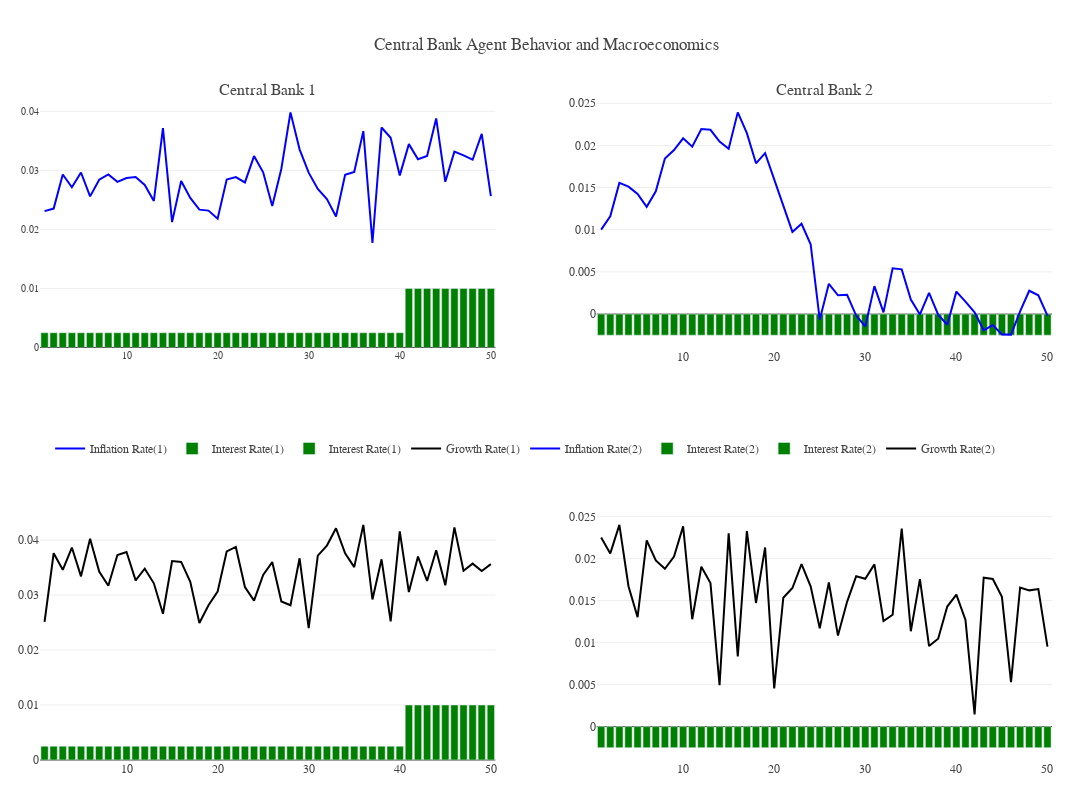

The notebook cell saved with this chart:
### Markdown cell above
### Central Bank Detail

### Code cell
import plotly.graph_objs as go
from plotly.subplots import make_subplots


def plot_central_bank(model_results):

    steps_data = model_results['Step'].values
    interest_rate_1_data, interest_rate_2_data = zip(*model_results['interest_rate'].values)
    inflation_rate_1_data, inflation_rate_2_data = zip(*model_results['inflation_rate'].values)

    growth_rate_1_data, growth_rate_2_data = zip(*model_results['growth_rate'].values)
    target_interest_rate_1_data, target_interest_rate_2_data = zip(*model_results['target_interest_rate'].values)
    target_inflation_rate_1_data, target_inflation_rate_2_data = zip(*model_results['target_inflation_rate'].values)


    fig = make_subplots(rows = 2, cols = 2, subplot_titles=['Central Bank 1', 'Central Bank 2'])
    temp = dict(layout=go.Layout(font=dict(family="Franklin Gothic", size = 12)))

    inflation_rate_1 = go.Scatter(x = steps_data, y = inflation_rate_1_data, name = 'Inflation Rate(1)', mode = 'lines', line = dict(color = 'blue'))
    growth_rate_1 = go.Scatter(x = steps_data, y = growth_rate_1_data, name = 'Growth Rate(1)', mode = 'lines', line = dict(color = 'black'))
    interest_rate_1 = go.Bar(x = steps_data, y = interest_rate_1_data, name = 'Interest Rate(1)', marker = dict(color = 'green'))
    # target_interest_rate_1 = go.Scatter(x = steps_data, y = target_interest_rate_1_data, name = 'target interest rate (1)',  line = dict(color = 'red'))

    inflation_rate_2 = go.Scatter(x = steps_data, y = inflation_rate_2_data, name = 'Inflation Rate(2)', mode = 'lines', line = dict(color = 'blue'))
    growth_rate_2 = go.Scatter(x = steps_data, y = growth_rate_2_data, name = 'Growth Rate(2)', mode = 'lines', line = dict(color = 'black'))
    interest_rate_2 = go.Bar(x = steps_data, y = interest_rate_2_data, name = 'Interest Rate(2)', marker = dict(color = 'green'))
    # target_interest_rate_2 = go.Scatter(x = steps_data, y = target_interest_rate_2_data, name = 'target interest rate (2)',  line = dict(color = 'red'))


    fig.add_trace(inflation_rate_1, row = 1, col = 1)
    fig.add_trace(interest_rate_1, row = 1, col = 1)
    fig.add_trace(interest_rate_1, row = 2, col = 1)
    fig.add_trace(growth_rate_1, row = 2, col = 1)
    # fig.add_trace(target_interest_rate_1, row = 1, col = 1)

    fig.add_trace(inflation_rate_2, row = 1, col = 2)
    fig.add_trace(interest_rate_2, row = 1, col = 2)
    fig.add_trace(interest_rate_2, row = 2, col = 2)
    fig.add_trace(growth_rate_2, row = 2, col = 2)
    # fig.add_trace(target_interest_rate_2, row = 1, col = 2)

    fig.update_layout(title_text = 'Central Bank Agent Behavior and Macroeconomics', showlegend=True)

    fig.update_layout(template = temp,
                      hovermode = 'closest',
                      margin = dict(l = 40, r = 40, t = 100, b = 40),
                      height = 800, 
                      width = 1200, 
                      showlegend = True,
                      xaxis = dict(tickfont=dict(size=10)),  
                      yaxis = dict(side = "left", tickfont = dict(size=10)),
                      xaxis_showgrid = False, 
                      legend = dict(yanchor = "bottom", y = 0.45, xanchor = "left", x = 0.01,  orientation="h"))

    return fig 


plot_central_bank(model_results)

### Figure 1 — Plotly figure (JSON) as saved in the notebook; plotly's stock layout.template omitted (floating-point values rounded to 4 significant figures)
{"data": [{"line": {"color": "blue"}, "mode": "lines", "name": "Inflation Rate(1)", "type": "scatter", "x": [1, 2, 3, 4, 5, 6, 7, 8, 9, 10, 11, 12, 13, 14, 15, 16, 17, 18, 19, 20, 21, 22, 23, 24, 25, 26, 27, 28, 29, 30, 31, 32, 33, 34, 35, 36, 37, 38, 39, 40, 41, 42, 43, 44, 45, 46, 47, 48, 49, 50], "xaxis": "x", "y": [0.0231, 0.02354, 0.02931, 0.02716, 0.02965, 0.02561, 0.02842, 0.02932, 0.02807, 0.02872, 0.02887, 0.02754, 0.02483, 0.03717, 0.02124, 0.0282, 0.02533, 0.02335, 0.02319, 0.02182, 0.02847, 0.02887, 0.02796, 0.03243, 0.02967, 0.02398, 0.03029, 0.03983, 0.03357, 0.02962, 0.02686, 0.02516, 0.0222, 0.02924, 0.02975, 0.03665, 0.01771, 0.03728, 0.03552, 0.02916, 0.03445, 0.03188, 0.03245, 0.0388, 0.02808, 0.03318, 0.03256, 0.03181, 0.03618, 0.02564], "yaxis": "y"}, {"marker": {"color": "green"}, "name": "Interest Rate(1)", "type": "bar", "x": [1, 2, 3, 4, 5, 6, 7, 8, 9, 10, 11, 12, 13, 14, 15, 16, 17, 18, 19, 20, 21, 22, 23, 24, 25, 26, 27, 28, 29, 30, 31, 32, 33, 34, 35, 36, 37, 38, 39, 40, 41, 42, 43, 44, 45, 46, 47, 48, 49, 50], "xaxis": "x", "y": [0.0025, 0.0025, 0.0025, 0.0025, 0.0025, 0.0025, 0.0025, 0.0025, 0.0025, 0.0025, 0.0025, 0.0025, 0.0025, 0.0025, 0.0025, 0.0025, 0.0025, 0.0025, 0.0025, 0.0025, 0.0025, 0.0025, 0.0025, 0.0025, 0.0025, 0.0025, 0.0025, 0.0025, 0.0025, 0.0025, 0.0025, 0.0025, 0.0025, 0.0025, 0.0025, 0.0025, 0.0025, 0.0025, 0.0025, 0.0025, 0.01, 0.01, 0.01, 0.01, 0.01, 0.01, 0.01, 0.01, 0.01, 0.01], "yaxis": "y"}, {"marker": {"color": "green"}, "name": "Interest Rate(1)", "type": "bar", "x": [1, 2, 3, 4, 5, 6, 7, 8, 9, 10, 11, 12, 13, 14, 15, 16, 17, 18, 19, 20, 21, 22, 23, 24, 25, 26, 27, 28, 29, 30, 31, 32, 33, 34, 35, 36, 37, 38, 39, 40, 41, 42, 43, 44, 45, 46, 47, 48, 49, 50], "xaxis": "x3", "y": [0.0025, 0.0025, 0.0025, 0.0025, 0.0025, 0.0025, 0.0025, 0.0025, 0.0025, 0.0025, 0.0025, 0.0025, 0.0025, 0.0025, 0.0025, 0.0025, 0.0025, 0.0025, 0.0025, 0.0025, 0.0025, 0.0025, 0.0025, 0.0025, 0.0025, 0.0025, 0.0025, 0.0025, 0.0025, 0.0025, 0.0025, 0.0025, 0.0025, 0.0025, 0.0025, 0.0025, 0.0025, 0.0025, 0.0025, 0.0025, 0.01, 0.01, 0.01, 0.01, 0.01, 0.01, 0.01, 0.01, 0.01, 0.01], "yaxis": "y3"}, {"line": {"color": "black"}, "mode": "lines", "name": "Growth Rate(1)", "type": "scatter", "x": [1, 2, 3, 4, 5, 6, 7, 8, 9, 10, 11, 12, 13, 14, 15, 16, 17, 18, 19, 20, 21, 22, 23, 24, 25, 26, 27, 28, 29, 30, 31, 32, 33, 34, 35, 36, 37, 38, 39, 40, 41, 42, 43, 44, 45, 46, 47, 48, 49, 50], "xaxis": "x3", "y": [0.02513, 0.03761, 0.0346, 0.03865, 0.0334, 0.04024, 0.03429, 0.03171, 0.0373, 0.03784, 0.03268, 0.03479, 0.03214, 0.0266, 0.0362, 0.03603, 0.0324, 0.02493, 0.02815, 0.03063, 0.03794, 0.03876, 0.03147, 0.02899, 0.03366, 0.036, 0.02884, 0.02815, 0.03669, 0.02399, 0.03718, 0.03901, 0.04214, 0.03761, 0.03508, 0.04277, 0.02921, 0.03651, 0.0252, 0.0416, 0.03054, 0.037, 0.03257, 0.03814, 0.03177, 0.04231, 0.03443, 0.03572, 0.03439, 0.03563], "yaxis": "y3"}, {"line": {"color": "blue"}, "mode": "lines", "name": "Inflation Rate(2)", "type": "scatter", "x": [1, 2, 3, 4, 5, 6, 7, 8, 9, 10, 11, 12, 13, 14, 15, 16, 17, 18, 19, 20, 21, 22, 23, 24, 25, 26, 27, 28, 29, 30, 31, 32, 33, 34, 35, 36, 37, 38, 39, 40, 41, 42, 43, 44, 45, 46, 47, 48, 49, 50], "xaxis": "x2", "y": [0.01001, 0.0116, 0.01556, 0.01511, 0.01425, 0.01271, 0.01456, 0.01844, 0.01946, 0.02084, 0.01985, 0.02194, 0.02186, 0.02045, 0.0196, 0.02392, 0.02146, 0.01788, 0.01908, 0.01595, 0.0129, 0.009743, 0.01071, 0.008279, -0.0006659, 0.003588, 0.002226, 0.002281, -0.0001819, -0.001478, 0.003312, 0.0001926, 0.005422, 0.0053, 0.001721, -4.883e-05, 0.002524, -7.743e-05, -0.001265, 0.002661, 0.001467, 0.0001936, -0.001928, -0.001304, -0.002429, -0.002441, 0.0003209, 0.002765, 0.002229, -0.0001846], "yaxis": "y2"}, {"marker": {"color": "green"}, "name": "Interest Rate(2)", "type": "bar", "x": [1, 2, 3, 4, 5, 6, 7, 8, 9, 10, 11, 12, 13, 14, 15, 16, 17, 18, 19, 20, 21, 22, 23, 24, 25, 26, 27, 28, 29, 30, 31, 32, 33, 34, 35, 36, 37, 38, 39, 40, 41, 42, 43, 44, 45, 46, 47, 48, 49, 50], "xaxis": "x2", "y": [-0.0025, -0.0025, -0.0025, -0.0025, -0.0025, -0.0025, -0.0025, -0.0025, -0.0025, -0.0025, -0.0025, -0.0025, -0.0025, -0.0025, -0.0025, -0.0025, -0.0025, -0.0025, -0.0025, -0.0025, -0.0025, -0.0025, -0.0025, -0.0025, -0.0025, -0.0025, -0.0025, -0.0025, -0.0025, -0.0025, -0.0025, -0.0025, -0.0025, -0.0025, -0.0025, -0.0025, -0.0025, -0.0025, -0.0025, -0.0025, -0.0025, -0.0025, -0.0025, -0.0025, -0.0025, -0.0025, -0.0025, -0.0025, -0.0025, -0.0025], "yaxis": "y2"}, {"marker": {"color": "green"}, "name": "Interest Rate(2)", "type": "bar", "x": [1, 2, 3, 4, 5, 6, 7, 8, 9, 10, 11, 12, 13, 14, 15, 16, 17, 18, 19, 20, 21, 22, 23, 24, 25, 26, 27, 28, 29, 30, 31, 32, 33, 34, 35, 36, 37, 38, 39, 40, 41, 42, 43, 44, 45, 46, 47, 48, 49, 50], "xaxis": "x4", "y": [-0.0025, -0.0025, -0.0025, -0.0025, -0.0025, -0.0025, -0.0025, -0.0025, -0.0025, -0.0025, -0.0025, -0.0025, -0.0025, -0.0025, -0.0025, -0.0025, -0.0025, -0.0025, -0.0025, -0.0025, -0.0025, -0.0025, -0.0025, -0.0025, -0.0025, -0.0025, -0.0025, -0.0025, -0.0025, -0.0025, -0.0025, -0.0025, -0.0025, -0.0025, -0.0025, -0.0025, -0.0025, -0.0025, -0.0025, -0.0025, -0.0025, -0.0025, -0.0025, -0.0025, -0.0025, -0.0025, -0.0025, -0.0025, -0.0025, -0.0025], "yaxis": "y4"}, {"line": {"color": "black"}, "mode": "lines", "name": "Growth Rate(2)", "type": "scatter", "x": [1, 2, 3, 4, 5, 6, 7, 8, 9, 10, 11, 12, 13, 14, 15, 16, 17, 18, 19, 20, 21, 22, 23, 24, 25, 26, 27, 28, 29, 30, 31, 32, 33, 34, 35, 36, 37, 38, 39, 40, 41, 42, 43, 44, 45, 46, 47, 48, 49, 50], "xaxis": "x4", "y": [0.0225, 0.02062, 0.02401, 0.01671, 0.01303, 0.02218, 0.01978, 0.01879, 0.02023, 0.02383, 0.01278, 0.01902, 0.01708, 0.004924, 0.02301, 0.008358, 0.02328, 0.01472, 0.02133, 0.004541, 0.01534, 0.0165, 0.01933, 0.01669, 0.0117, 0.01716, 0.01084, 0.01485, 0.0179, 0.0176, 0.01931, 0.01256, 0.01332, 0.02356, 0.01135, 0.01755, 0.009583, 0.01047, 0.01429, 0.01571, 0.01271, 0.001455, 0.01773, 0.01757, 0.01544, 0.005295, 0.01656, 0.01622, 0.01636, 0.009519], "yaxis": "y4"}], "layout": {"annotations": [{"font": {"size": 16}, "showarrow": false, "text": "Central Bank 1", "x": 0.225, "xanchor": "center", "xref": "paper", "y": 1, "yanchor": "bottom", "yref": "paper"}, {"font": {"size": 16}, "showarrow": false, "text": "Central Bank 2", "x": 0.775, "xanchor": "center", "xref": "paper", "y": 1, "yanchor": "bottom", "yref": "paper"}], "height": 800, "hovermode": "closest", "legend": {"orientation": "h", "x": 0.01, "xanchor": "left", "y": 0.45, "yanchor": "bottom"}, "margin": {"b": 40, "l": 40, "r": 40, "t": 100}, "showlegend": true, "title": {"text": "Central Bank Agent Behavior and Macroeconomics"}, "width": 1200, "xaxis": {"anchor": "y", "domain": [0, 0.45], "showgrid": false, "tickfont": {"size": 10}}, "xaxis2": {"anchor": "y2", "domain": [0.55, 1]}, "xaxis3": {"anchor": "y3", "domain": [0, 0.45]}, "xaxis4": {"anchor": "y4", "domain": [0.55, 1]}, "yaxis": {"anchor": "x", "domain": [0.625, 1], "side": "left", "tickfont": {"size": 10}}, "yaxis2": {"anchor": "x2", "domain": [0.625, 1]}, "yaxis3": {"anchor": "x3", "domain": [0, 0.375]}, "yaxis4": {"anchor": "x4", "domain": [0, 0.375]}}}
